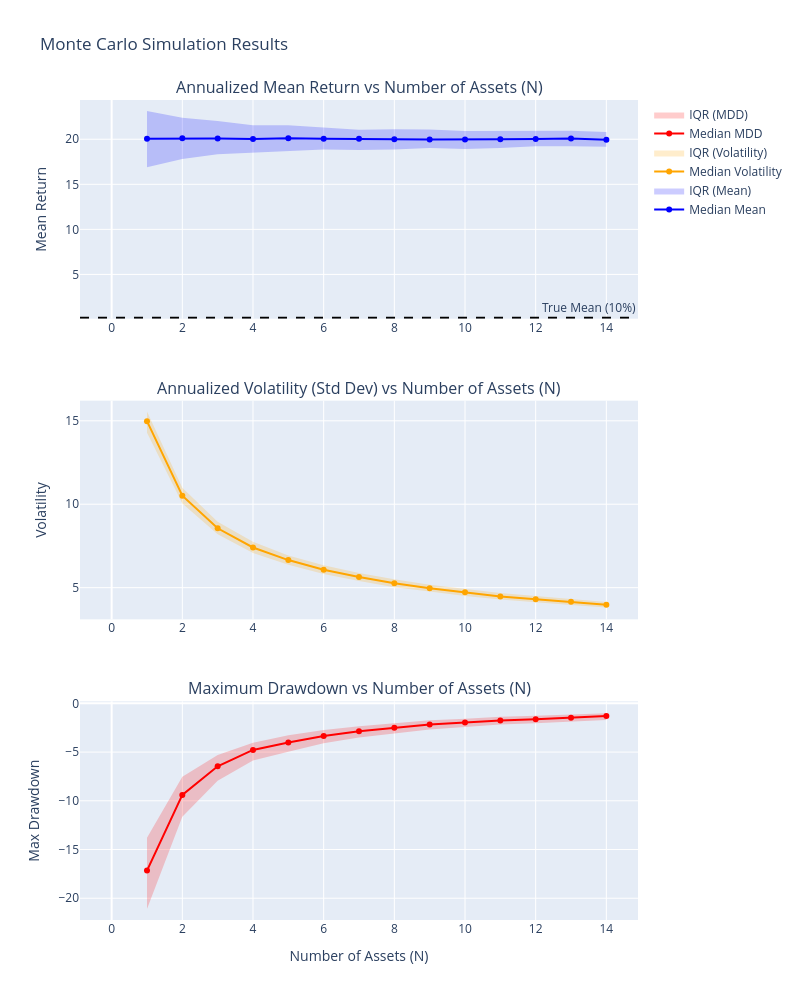

Notebook source saved alongside this figure:
### Code cell
# Create subplots
fig = make_subplots(rows=3, cols=1, 
                    subplot_titles=('Annualized Mean Return vs Number of Assets (N)',
                                    'Annualized Volatility (Std Dev) vs Number of Assets (N)',
                                    'Maximum Drawdown vs Number of Assets (N)'),
                    vertical_spacing=0.1)

# 1. Mean Return
fig.add_trace(go.Scatter(x=results['N'], y=results['mean_p50'], mode='lines+markers', name='Median Mean', line=dict(color='blue'), hovertemplate='N: %{x}<br>Mean: %{y:.4f}<extra></extra>'), row=1, col=1)
fig.add_trace(go.Scatter(x=results['N'], y=results['mean_p75'], mode='lines', line=dict(width=0), showlegend=False, hoverinfo='skip'), row=1, col=1)
fig.add_trace(go.Scatter(x=results['N'], y=results['mean_p25'], mode='lines', fill='tonexty', fillcolor='rgba(0,0,255,0.2)', line=dict(width=0), name='IQR (Mean)', hovertemplate='N: %{x}<br>25th-75th IQR<extra></extra>'), row=1, col=1)
fig.add_hline(y=annual_mean, line_dash="dash", line_color="black", annotation_text="True Mean (10%)", row=1, col=1)

# 2. Volatility
fig.add_trace(go.Scatter(x=results['N'], y=results['std_p50'], mode='lines+markers', name='Median Volatility', line=dict(color='orange'), hovertemplate='N: %{x}<br>Vol: %{y:.4f}<extra></extra>'), row=2, col=1)
fig.add_trace(go.Scatter(x=results['N'], y=results['std_p75'], mode='lines', line=dict(width=0), showlegend=False, hoverinfo='skip'), row=2, col=1)
fig.add_trace(go.Scatter(x=results['N'], y=results['std_p25'], mode='lines', fill='tonexty', fillcolor='rgba(255,165,0,0.2)', line=dict(width=0), name='IQR (Volatility)', hovertemplate='N: %{x}<br>25th-75th IQR<extra></extra>'), row=2, col=1)

# 3. Maximum Drawdown
fig.add_trace(go.Scatter(x=results['N'], y=results['mdd_p50'], mode='lines+markers', name='Median MDD', line=dict(color='red'), hovertemplate='N: %{x}<br>MDD: %{y:.4f}<extra></extra>'), row=3, col=1)
fig.add_trace(go.Scatter(x=results['N'], y=results['mdd_p75'], mode='lines', line=dict(width=0), showlegend=False, hoverinfo='skip'), row=3, col=1)
fig.add_trace(go.Scatter(x=results['N'], y=results['mdd_p25'], mode='lines', fill='tonexty', fillcolor='rgba(255,0,0,0.2)', line=dict(width=0), name='IQR (MDD)', hovertemplate='N: %{x}<br>25th-75th IQR<extra></extra>'), row=3, col=1)

# Update layout
fig.update_layout(height=1000, width=800, title_text="Monte Carlo Simulation Results", showlegend=True, hovermode='x unified')
fig.update_xaxes(title_text="Number of Assets (N)", row=3, col=1)

# Set common labels
fig.update_yaxes(title_text="Mean Return", row=1, col=1)
fig.update_yaxes(title_text="Volatility", row=2, col=1)
fig.update_yaxes(title_text="Max Drawdown", row=3, col=1)

fig.show()

### Figure 1 — Plotly figure (JSON) as saved in the notebook; plotly's stock layout.template omitted (floating-point values rounded to 4 significant figures)
{"data": [{"hovertemplate": "N: %{x}<br>Mean: %{y:.4f}<extra></extra>", "line": {"color": "blue"}, "mode": "lines+markers", "name": "Median Mean", "type": "scatter", "x": [0, 1, 2, 3, 4, 5, 6, 7, 8, 9, 10, 11, 12, 13, 14], "xaxis": "x", "y": [null, 20.05, 20.11, 20.09, 20.03, 20.11, 20.06, 20.07, 19.99, 19.98, 19.96, 20.01, 20.04, 20.07, 19.95], "yaxis": "y"}, {"hoverinfo": "skip", "line": {"width": 0}, "mode": "lines", "showlegend": false, "type": "scatter", "x": [0, 1, 2, 3, 4, 5, 6, 7, 8, 9, 10, 11, 12, 13, 14], "xaxis": "x", "y": [null, 23.14, 22.4, 22.02, 21.56, 21.56, 21.28, 21.06, 21.11, 21.08, 20.92, 20.96, 20.92, 20.95, 20.81], "yaxis": "y"}, {"fill": "tonexty", "fillcolor": "rgba(0,0,255,0.2)", "hovertemplate": "N: %{x}<br>25th-75th IQR<extra></extra>", "line": {"width": 0}, "mode": "lines", "name": "IQR (Mean)", "type": "scatter", "x": [0, 1, 2, 3, 4, 5, 6, 7, 8, 9, 10, 11, 12, 13, 14], "xaxis": "x", "y": [null, 16.89, 17.81, 18.33, 18.52, 18.72, 18.85, 18.81, 18.87, 19.02, 18.91, 19.02, 19.22, 19.21, 19.16], "yaxis": "y"}, {"hovertemplate": "N: %{x}<br>Vol: %{y:.4f}<extra></extra>", "line": {"color": "orange"}, "mode": "lines+markers", "name": "Median Volatility", "type": "scatter", "x": [0, 1, 2, 3, 4, 5, 6, 7, 8, 9, 10, 11, 12, 13, 14], "xaxis": "x2", "y": [null, 14.98, 10.51, 8.558, 7.409, 6.652, 6.071, 5.642, 5.26, 4.966, 4.724, 4.467, 4.3, 4.159, 3.982], "yaxis": "y2"}, {"hoverinfo": "skip", "line": {"width": 0}, "mode": "lines", "showlegend": false, "type": "scatter", "x": [0, 1, 2, 3, 4, 5, 6, 7, 8, 9, 10, 11, 12, 13, 14], "xaxis": "x2", "y": [null, 15.55, 10.99, 8.951, 7.757, 6.927, 6.345, 5.885, 5.501, 5.172, 4.903, 4.676, 4.501, 4.326, 4.142], "yaxis": "y2"}, {"fill": "tonexty", "fillcolor": "rgba(255,165,0,0.2)", "hovertemplate": "N: %{x}<br>25th-75th IQR<extra></extra>", "line": {"width": 0}, "mode": "lines", "name": "IQR (Volatility)", "type": "scatter", "x": [0, 1, 2, 3, 4, 5, 6, 7, 8, 9, 10, 11, 12, 13, 14], "xaxis": "x2", "y": [null, 14.29, 10.05, 8.194, 7.079, 6.376, 5.813, 5.395, 5.031, 4.766, 4.5, 4.284, 4.108, 3.964, 3.81], "yaxis": "y2"}, {"hovertemplate": "N: %{x}<br>MDD: %{y:.4f}<extra></extra>", "line": {"color": "red"}, "mode": "lines+markers", "name": "Median MDD", "type": "scatter", "x": [0, 1, 2, 3, 4, 5, 6, 7, 8, 9, 10, 11, 12, 13, 14], "xaxis": "x3", "y": [null, -17.16, -9.395, -6.455, -4.779, -4.015, -3.341, -2.87, -2.497, -2.175, -1.966, -1.751, -1.62, -1.48, -1.298], "yaxis": "y3"}, {"hoverinfo": "skip", "line": {"width": 0}, "mode": "lines", "showlegend": false, "type": "scatter", "x": [0, 1, 2, 3, 4, 5, 6, 7, 8, 9, 10, 11, 12, 13, 14], "xaxis": "x3", "y": [null, -13.8, -7.54, -5.291, -4.032, -3.27, -2.731, -2.349, -2.016, -1.73, -1.578, -1.381, -1.273, -1.14, -1.013], "yaxis": "y3"}, {"fill": "tonexty", "fillcolor": "rgba(255,0,0,0.2)", "hovertemplate": "N: %{x}<br>25th-75th IQR<extra></extra>", "line": {"width": 0}, "mode": "lines", "name": "IQR (MDD)", "type": "scatter", "x": [0, 1, 2, 3, 4, 5, 6, 7, 8, 9, 10, 11, 12, 13, 14], "xaxis": "x3", "y": [null, -21.11, -11.64, -7.94, -5.871, -4.968, -4.09, -3.504, -3.08, -2.687, -2.429, -2.166, -2.035, -1.878, -1.697], "yaxis": "y3"}], "layout": {"annotations": [{"font": {"size": 16}, "showarrow": false, "text": "Annualized Mean Return vs Number of Assets (N)", "x": 0.5, "xanchor": "center", "xref": "paper", "y": 1, "yanchor": "bottom", "yref": "paper"}, {"font": {"size": 16}, "showarrow": false, "text": "Annualized Volatility (Std Dev) vs Number of Assets (N)", "x": 0.5, "xanchor": "center", "xref": "paper", "y": 0.6333, "yanchor": "bottom", "yref": "paper"}, {"font": {"size": 16}, "showarrow": false, "text": "Maximum Drawdown vs Number of Assets (N)", "x": 0.5, "xanchor": "center", "xref": "paper", "y": 0.2667, "yanchor": "bottom", "yref": "paper"}, {"showarrow": false, "text": "True Mean (10%)", "x": 1, "xanchor": "right", "xref": "x domain", "y": 0.2, "yanchor": "bottom", "yref": "y"}], "height": 1000, "hovermode": "x unified", "shapes": [{"line": {"color": "black", "dash": "dash"}, "type": "line", "x0": 0, "x1": 1, "xref": "x domain", "y0": 0.2, "y1": 0.2, "yref": "y"}], "showlegend": true, "title": {"text": "Monte Carlo Simulation Results"}, "width": 800, "xaxis": {"anchor": "y", "domain": [0, 1]}, "xaxis2": {"anchor": "y2", "domain": [0, 1]}, "xaxis3": {"anchor": "y3", "domain": [0, 1], "title": {"text": "Number of Assets (N)"}}, "yaxis": {"anchor": "x", "domain": [0.7333, 1], "title": {"text": "Mean Return"}}, "yaxis2": {"anchor": "x2", "domain": [0.3667, 0.6333], "title": {"text": "Volatility"}}, "yaxis3": {"anchor": "x3", "domain": [0, 0.2667], "title": {"text": "Max Drawdown"}}}}
